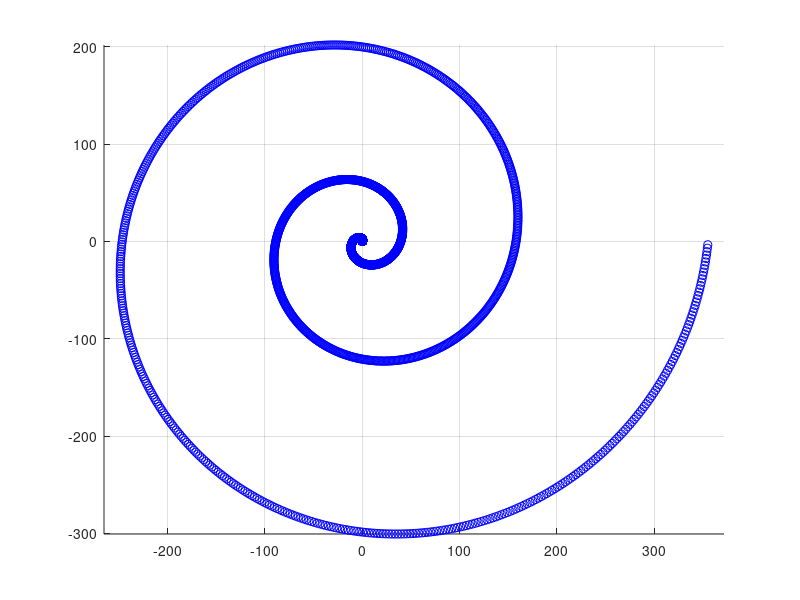

This figure's MATLAB source:
startx=100;
starty=100;
clf
hold on
grid on
axis equal
% for i=0:360
%     angle = 0.01*i;
%     x =  (angle)*cos(angle)*i/100000;
%     y = (angle)*sin(angle)*i/100000;
%     plot (x,y,'or')
% end
% for i=360:2*360
%     angle = 0.01*i;
%     x =  (angle)*cos(angle)*i/100000;
%     y = (angle)*sin(angle)*i/100000;
%     plot (x,y,'ob')
% end

for t=0:0.01:6*pi
    x =  (t)*cos(t)*t;
    y = (t)*sin(t)*t;
    plot (x,y,'ob')
end

% th = 0:pi/50:2*pi;
% r=30;
% x=100;
% y=100;
% xunit = r * cos(th) + startx;
% yunit = r * sin(th) + startx;
% plot(xunit,yunit)

% plot(startx, starty, '.w', 'MarkerSize',169)
            